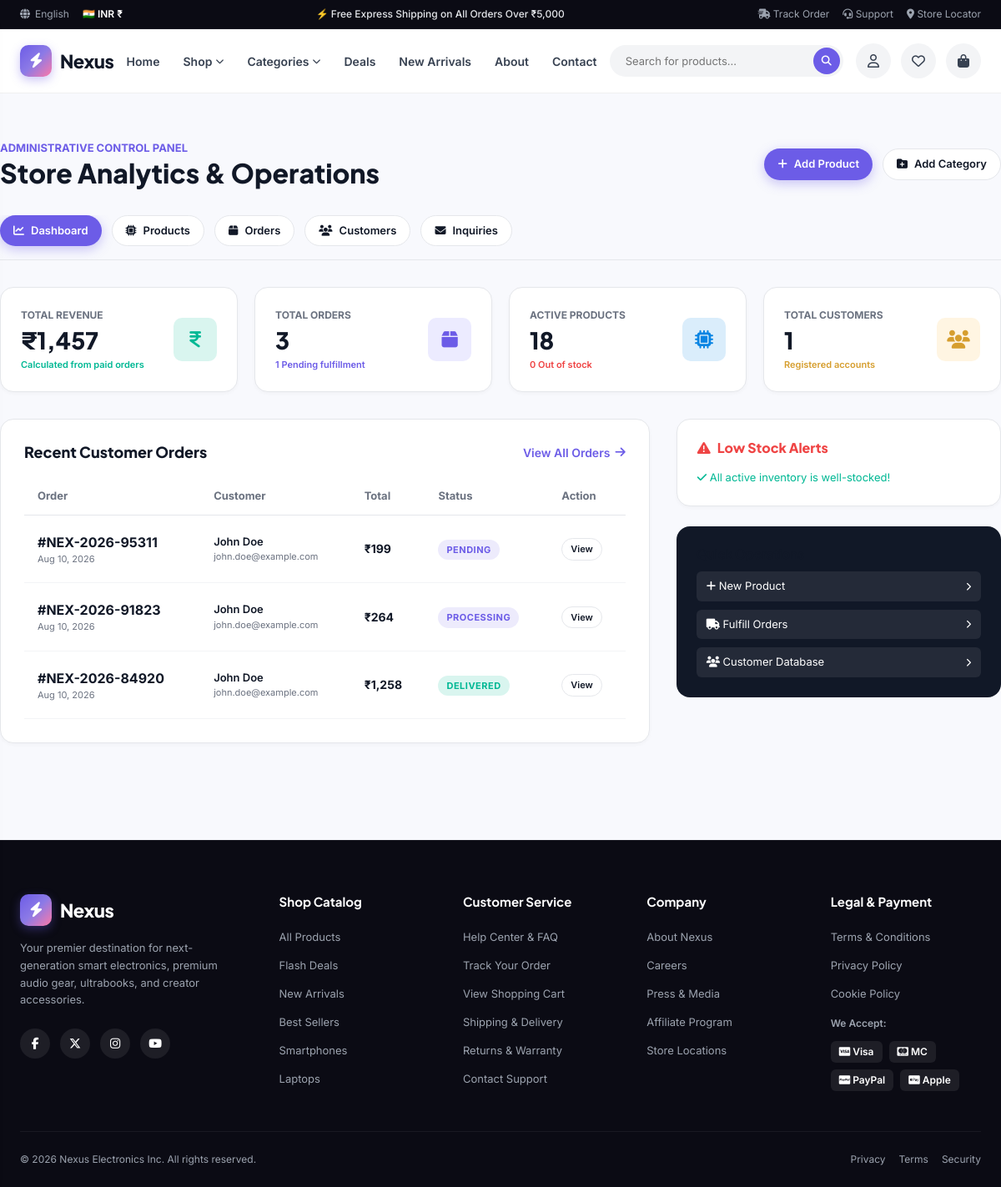
The page /dashboard/ (signed in) on the database its author committed.
### Customers/models.py (models this page shows, shortened)
class Order(models.Model):
    ORDER_STATUS_CHOICES = [
        ("Pending", "Pending"),
        ("Confirmed", "Confirmed"),
        ("Processing", "Processing"),
        ("Shipped", "Shipped"),
        ("Delivered", "Delivered"),
        ("Cancelled", "Cancelled"),
    ]
    PAYMENT_STATUS_CHOICES = [
        ("Pending", "Pending"),
        ("Paid", "Paid"),
        ("Failed", "Failed"),
    ]
    PAYMENT_METHOD_CHOICES = [
        ("Cash on Delivery", "Cash on Delivery"),
        ("Test Payment", "Test Payment"),
    ]
    user = models.ForeignKey(User, on_delete=models.SET_NULL, null=True, blank=True, related_name="orders")
    order_number = models.CharField(max_length=50, unique=True, db_index=True)
    first_name = models.CharField(max_length=100)
    last_name = models.CharField(max_length=100)
    email = models.EmailField()
    phone = models.CharField(max_length=25)
    address = models.TextField()
    city = models.CharField(max_length=100)
    state = models.CharField(max_length=100)
    postal_code = models.CharField(max_length=20)
    country = models.CharField(max_length=100, default="India")
    subtotal = models.DecimalField(max_digits=10, decimal_places=2, default=0.00)
    shipping_fee = models.DecimalField(max_digits=10, decimal_places=2, default=0.00)
    discount_amount = models.DecimalField(max_digits=10, decimal_places=2, default=0.00)
    total_amount = models.DecimalField(max_digits=10, decimal_places=2, default=0.00)
    payment_method = models.CharField(max_length=50, choices=PAYMENT_METHOD_CHOICES, default="Cash on Delivery")
    payment_status = models.CharField(max_length=50, choices=PAYMENT_STATUS_CHOICES, default="Pending")
    order_status = models.CharField(max_length=50, choices=ORDER_STATUS_CHOICES, default="Pending")
    order_notes = models.TextField(blank=True, default="")
    created_at = models.DateTimeField(auto_now_add=True)
    updated_at = models.DateTimeField(auto_now=True)
    class Meta:
        ordering = ["-created_at"]
        verbose_name = "Order"
        verbose_name_plural = "Orders"
    @property
    def full_name(self):
        return f"{self.first_name} {self.last_name}".strip()

### Customers/views.py (the view)
# urls.py: path("dashboard/", views.admin_dashboard, name="dashboard"),
@user_passes_test(is_staff_check, login_url='login')
def admin_dashboard(request):
    products = Product.objects.all()
    orders = Order.objects.all()
    customers = User.objects.filter(is_staff=False)
    total_products = products.count()
    total_customers = customers.count()
    total_orders = orders.count()
    total_sales = orders.filter(payment_status="Paid").aggregate(Sum('total_amount'))['total_amount__sum'] or Decimal("0.00")
    pending_orders = orders.filter(order_status="Pending").count()
    delivered_orders = orders.filter(order_status="Delivered").count()
    out_of_stock = products.filter(stock__lte=0).count()
    low_stock_products = products.filter(stock__gt=0, stock__lte=5)[:5]
    recent_orders = orders.order_by('-created_at')[:8]
    recent_messages = ContactMessage.objects.filter(is_read=False)[:5]
    context = {
        'total_products': total_products,
        'total_customers': total_customers,
        'total_orders': total_orders,
        'total_sales': total_sales,
        'pending_orders': pending_orders,
        'delivered_orders': delivered_orders,
        'out_of_stock': out_of_stock,
        'low_stock_products': low_stock_products,
        'recent_orders': recent_orders,
        'recent_messages': recent_messages,
    }
    return render(request, 'dashboard.html', context)

### Customers/views.py (called while the page is built)
def is_staff_check(user):
    return user.is_authenticated and user.is_staff

### templates/dashboard.html (shortened to what this page needs)
{% extends 'base.html' %}
{% load static %}
{% load custom_filters %}
{% block content %}
<div class="container section-spacer">
  <div style="display: flex; justify-content: space-between; align-items: center; margin-bottom: 32px; flex-wrap: wrap; gap: 16px;">
    <div>
      <div style="font-size: 13px; color: var(--primary); font-weight: 700; text-transform: uppercase;">ADMINISTRATIVE CONTROL PANEL</div>
      <h1 style="font-size: 32px; font-weight: 800;">Store Analytics & Operations</h1>
    </div>
    <div style="display: flex; gap: 12px; flex-wrap: wrap;">
      <a href="{% url 'admin_product_add' %}" class="btn btn-primary btn-sm">
        <i class="fa-solid fa-plus"></i> Add Product
      </a>
      <a href="{% url 'admin_category_add' %}" class="btn btn-outline btn-sm">
        <i class="fa-solid fa-folder-plus"></i> Add Category
      </a>
    </div>
  </div>
  <div style="display: flex; gap: 12px; border-bottom: 1px solid var(--border-color); padding-bottom: 16px; margin-bottom: 32px; overflow-x: auto;">
    <a href="{% url 'dashboard' %}" class="btn btn-primary btn-sm">
      <i class="fa-solid fa-chart-line"></i> Dashboard
    </a>
    <a href="{% url 'admin_products' %}" class="btn btn-outline btn-sm">
      <i class="fa-solid fa-microchip"></i> Products
    </a>
    <a href="{% url 'admin_orders' %}" class="btn btn-outline btn-sm">
      <i class="fa-solid fa-box"></i> Orders
    </a>
    <a href="{% url 'admin_customers' %}" class="btn btn-outline btn-sm">
      <i class="fa-solid fa-users"></i> Customers
    </a>
    <a href="{% url 'admin_messages' %}" class="btn btn-outline btn-sm">
      <i class="fa-solid fa-envelope"></i> Inquiries
    </a>
  </div>
  <div class="stat-cards-grid">
    <div class="admin-stat-card">
      <div>
        <div style="font-size: 12px; font-weight: 700; color: var(--text-muted); text-transform: uppercase;">TOTAL REVENUE</div>
        <h3>{{ total_sales|inr }}</h3>
        <div style="font-size: 11px; color: #00B894; font-weight: 600; margin-top: 4px;">Calculated from paid orders</div>
      </div>
      <div class="admin-stat-icon" style="background: rgba(0, 184, 148, 0.15); color: #00B894;">
        <i class="fa-solid fa-indian-rupee-sign"></i>
      </div>
    </div>
    <div class="admin-stat-card">
      <div>
        <div style="font-size: 12px; font-weight: 700; color: var(--text-muted); text-transform: uppercase;">TOTAL ORDERS</div>
        <h3>{{ total_orders }}</h3>
        <div style="font-size: 11px; color: var(--primary); font-weight: 600; margin-top: 4px;">{{ pending_orders }} Pending fulfillment</div>
      </div>
      <div class="admin-stat-icon" style="background: var(--primary-light); color: var(--primary);">
        <i class="fa-solid fa-box"></i>
      </div>
    </div>
    <div class="admin-stat-card">
      <div>
        <div style="font-size: 12px; font-weight: 700; color: var(--text-muted); text-transform: uppercase;">ACTIVE PRODUCTS</div>
        <h3>{{ total_products }}</h3>
        <div style="font-size: 11px; color: #EF4444; font-weight: 600; margin-top: 4px;">{{ out_of_stock }} Out of stock</div>
      </div>
      <div class="admin-stat-icon" style="background: rgba(9, 132, 227, 0.15); color: #0984E3;">
        <i class="fa-solid fa-microchip"></i>
      </div>
    </div>
    <div class="admin-stat-card">
      <div>
        <div style="font-size: 12px; font-weight: 700; color: var(--text-muted); text-transform: uppercase;">TOTAL CUSTOMERS</div>
        <h3>{{ total_customers }}</h3>
        <div style="font-size: 11px; color: #D69E2E; font-weight: 600; margin-top: 4px;">Registered accounts</div>
      </div>
      <div class="admin-stat-icon" style="background: rgba(253, 203, 110, 0.2); color: #D69E2E;">
        <i class="fa-solid fa-users"></i>
      </div>
    </div>
  </div>
  <div style="display: grid; grid-template-columns: 2fr 1fr; gap: 32px; margin-top: 32px;">
    <div style="background: #FFFFFF; border: 1px solid var(--border-color); border-radius: var(--radius-md); padding: 28px; box-shadow: var(--shadow-sm);">
      <div style="display: flex; justify-content: space-between; align-items: center; margin-bottom: 20px;">
        <h3 style="font-size: 18px; font-weight: 800;">Recent Customer Orders</h3>
        <a href="{% url 'admin_orders' %}" class="view-all-link">View All Orders <i class="fa-solid fa-arrow-right"></i></a>
      </div>
      {% if recent_orders %}
        <table class="cart-table">
          <thead>
            <tr>
              <th>Order</th>
              <th>Customer</th>
              <th>Total</th>
              <th>Status</th>
              <th>Action</th>
            </tr>
          </thead>
          <tbody>
            {% for o in recent_orders %}
              <tr>
                <td>
                  <strong>#{{ o.order_number }}</strong>
                  <div style="font-size: 11px; color: var(--text-muted);">{{ o.created_at|date:"M d, Y" }}</div>
                </td>
                <td>
                  <div style="font-weight: 600; font-size: 13px;">{{ o.full_name }}</div>
                  <div style="font-size: 11px; color: var(--text-muted);">{{ o.email }}</div>
                </td>
                <td style="font-weight: 700; font-size: 14px;">{{ o.total_amount|inr }}</td>
                <td>
                  <span class="badge {% if o.order_status == 'Delivered' %}badge-green{% elif o.order_status == 'Cancelled' %}badge-discount{% else %}badge-purple{% endif %}">
                    {{ o.order_status }}
                  </span>
                </td>
                <td>
                  <a href="{% url 'order_detail' order_number=o.order_number %}" class="btn btn-outline btn-sm" style="padding: 4px 10px; font-size: 11px;">
                    View
                  </a>
                </td>
              </tr>
            {% endfor %}
          </tbody>
        </table>
      {% else %}
        <div style="text-align: center; padding: 40px; color: var(--text-muted);">No orders recorded yet.</div>
      {% endif %}
    </div>
    <div style="display: flex; flex-direction: column; gap: 24px;">
      <div style="background: #FFFFFF; border: 1px solid var(--border-color); border-radius: var(--radius-md); padding: 24px; box-shadow: var(--shadow-sm);">
        <h4 style="font-size: 16px; font-weight: 800; margin-bottom: 16px; color: #EF4444; display: flex; align-items: center; gap: 8px;">
          <i class="fa-solid fa-triangle-exclamation"></i> Low Stock Alerts
        </h4>
        {% if low_stock_products %}
          <div style="display: flex; flex-direction: column; gap: 12px;">
            {% for lp in low_stock_products %}
              <div style="display: flex; justify-content: space-between; align-items: center; padding-bottom: 8px; border-bottom: 1px solid var(--border-light);">
                <div>
                  <div style="font-size: 13px; font-weight: 700;">{{ lp.name }}</div>
                  <div style="font-size: 11px; color: var(--text-muted);">{{ lp.current_price|inr }}</div>
                </div>
                <span class="badge badge-discount">{{ lp.stock }} left</span>
              </div>
            {% endfor %}
          </div>
        {% else %}
          <div style="font-size: 13px; color: #00B894;"><i class="fa-solid fa-check"></i> All active inventory is well-stocked!</div>
        {% endif %}
      </div>
      <div style="background: #111827; color: #FFFFFF; border-radius: var(--radius-md); padding: 24px;">
        <h4 style="font-size: 15px; font-weight: 700; margin-bottom: 12px;">Quick Operations</h4>
        <div style="display: flex; flex-direction: column; gap: 10px;">
          <a href="{% url 'admin_product_add' %}" style="display: flex; align-items: center; justify-content: space-between; padding: 8px 12px; background: rgba(255, 255, 255, 0.08); border-radius: var(--radius-xs); color: #FFFFFF; font-size: 13px;">
            <span><i class="fa-solid fa-plus"></i> New Product</span>
            <i class="fa-solid fa-chevron-right" style="font-size: 10px;"></i>
          </a>
          <a href="{% url 'admin_orders' %}" style="display: flex; align-items: center; justify-content: space-between; padding: 8px 12px; background: rgba(255, 255, 255, 0.08); border-radius: var(--radius-xs); color: #FFFFFF; font-size: 13px;">
            <span><i class="fa-solid fa-truck"></i> Fulfill Orders</span>
            <i class="fa-solid fa-chevron-right" style="font-size: 10px;"></i>
          </a>
          <a href="{% url 'admin_customers' %}" style="display: flex; align-items: center; justify-content: space-between; padding: 8px 12px; background: rgba(255, 255, 255, 0.08); border-radius: var(--radius-xs); color: #FFFFFF; font-size: 13px;">
            <span><i class="fa-solid fa-users"></i> Customer Database</span>
            <i class="fa-solid fa-chevron-right" style="font-size: 10px;"></i>
          </a>
        </div>
      </div>
    </div>
  </div>
</div>
{% endblock %}

### static/css/style.css (style rules this page uses)
:root { --primary: #6C5CE7; --primary-hover: #5846E2; --primary-dark: #4834D4; --primary-light: #ECEBFF; --primary-glow: rgba(108, 92, 231, 0.4); --primary-gradient: linear-gradient(135deg, #6C5CE7 0%, #8C7AE6 50%, #FD79A8 100%); --hero-gradient: radial-gradient(circle at 70% 40%, rgba(108, 92, 231, 0.35) 0%, rgba(15, 15, 27, 0) 70%), linear-gradient(180deg, #0B0B14 0%, #121224 100%); --secondary: #00B894; --pink: #FD79A8; --yellow: #FDCB6E; --blue: #0984E3; --red: #FF7675; --dark-bg: #0B0B14; --dark-surface: #121224; --dark-card: #181830; --dark-border: rgba(255, 255, 255, 0.08); --dark-text: #F3F4F6; --dark-muted: #9CA3AF; --light-bg: #F8F9FD; --white: #FFFFFF; --card-bg: #FFFFFF; --text-main: #111827; --text-muted: #6B7280; --text-subtle: #9CA3AF; --border-color: #E5E7EB; --border-light: #F3F4F6; --shadow-sm: 0 2px 4px rgba(0, 0, 0, 0.03); --shadow-md: 0 6px 16px -2px rgba(0, 0, 0, 0.05), 0 2px 6px -1px rgba(0, 0, 0, 0.03); --shadow-lg: 0 16px 32px -4px rgba(0, 0, 0, 0.08), 0 4px 12px -2px rgba(0, 0, 0, 0.03); --shadow-hover: 0 20px 35px -5px rgba(108, 92, 231, 0.15), 0 8px 16px -4px rgba(0, 0, 0, 0.05); --shadow-dark-card: 0 10px 30px rgba(0, 0, 0, 0.35); --radius-xs: 6px; --radius-sm: 10px; --radius-md: 16px; --radius-lg: 24px; --radius-xl: 32px; --radius-full: 9999px; --font-heading: 'Plus Jakarta Sans', -apple-system, BlinkMacSystemFont, sans-serif; --font-body: 'Inter', -apple-system, BlinkMacSystemFont, sans-serif; }
*, *::before, *::after { box-sizing: border-box; margin: 0; padding: 0; }
html { scroll-behavior: smooth; }
body { font-family: var(--font-body); background-color: var(--light-bg); color: var(--text-main); line-height: 1.5; -webkit-font-smoothing: antialiased; overflow-x: hidden; }
h1, h2, h3, h4, h5, h6 { font-family: var(--font-heading); color: var(--text-main); font-weight: 700; line-height: 1.2; }
a { color: inherit; text-decoration: none; transition: all 0.2s ease; }
.container { width: 100%; max-width: 1280px; margin: 0 auto; padding: 0 24px; }
.section-spacer { padding: 56px 0; }
.view-all-link { display: inline-flex; align-items: center; gap: 6px; font-size: 14px; font-weight: 600; color: var(--primary); transition: transform 0.2s ease; }
.badge { display: inline-flex; align-items: center; padding: 4px 10px; border-radius: var(--radius-full); font-size: 11px; font-weight: 700; text-transform: uppercase; letter-spacing: 0.5px; }
.badge-purple { background: rgba(108, 92, 231, 0.12); color: var(--primary); }
.badge-green { background: rgba(0, 184, 148, 0.15); color: #00B894; }
.btn { display: inline-flex; align-items: center; justify-content: center; gap: 8px; padding: 12px 24px; border-radius: var(--radius-full); font-weight: 600; font-size: 14px; transition: all 0.25s cubic-bezier(0.16, 1, 0.3, 1); white-space: nowrap; }
.btn-primary { background: var(--primary); color: #FFFFFF; box-shadow: 0 4px 14px rgba(108, 92, 231, 0.35); }
.btn-outline { border: 1px solid var(--border-color); color: var(--text-main); background: #FFFFFF; }
.btn-sm { padding: 8px 16px; font-size: 13px; }
.cart-table { width: 100%; border-collapse: collapse; }
.cart-table th { text-align: left; padding: 12px 16px; font-size: 13px; font-weight: 700; color: var(--text-muted); border-bottom: 1px solid var(--border-color); }
.cart-table td { padding: 20px 16px; border-bottom: 1px solid var(--border-light); vertical-align: middle; }
.stat-cards-grid { display: grid; grid-template-columns: repeat(4, 1fr); gap: 20px; margin-bottom: 32px; }
.admin-stat-card { background: #FFFFFF; border: 1px solid var(--border-color); border-radius: var(--radius-md); padding: 24px; box-shadow: var(--shadow-sm); display: flex; align-items: center; justify-content: space-between; }
.admin-stat-card h3 { font-size: 28px; font-weight: 800; margin-top: 4px; }
.admin-stat-icon { width: 52px; height: 52px; border-radius: var(--radius-sm); display: flex; align-items: center; justify-content: center; font-size: 22px; }

### rows shown on the page
Order: order_number "NEX-2026-95311", created_at "Aug 10, 2026", full_name "John Doe", email "john.doe@example.com", total_amount|inr "₹199", order_status "PENDING"
Order: order_number "NEX-2026-91823", created_at "Aug 10, 2026", full_name "John Doe", email "john.doe@example.com", total_amount|inr "₹264", order_status "PROCESSING"
Order: order_number "NEX-2026-84920", created_at "Aug 10, 2026", full_name "John Doe", email "john.doe@example.com", total_amount|inr "₹1,258", order_status "DELIVERED"

### other values the page prints
{{ total_sales|inr }} "₹1,457"
{{ total_orders }} "3"
{{ pending_orders }} "1"
{{ total_products }} "18"
{{ out_of_stock }} "0"
{{ total_customers }} "1"
